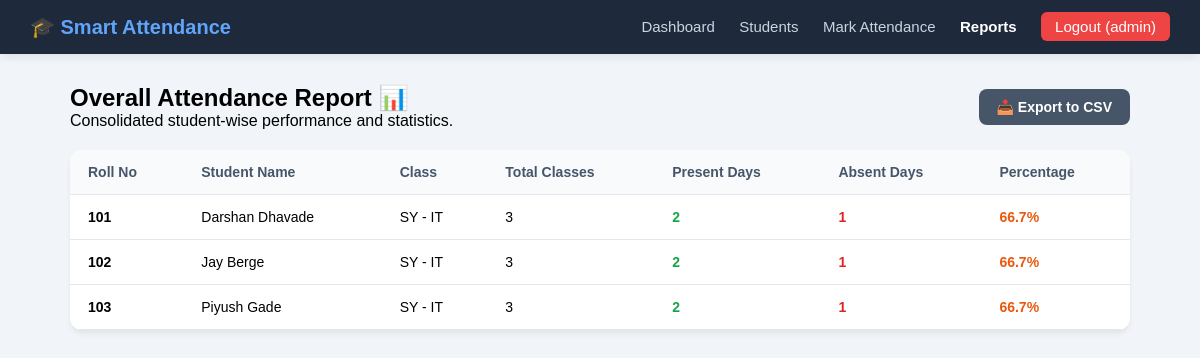
The app's page /reports (signed in) with its own data.
### tables this page shows
CREATE TABLE students (
            id INTEGER PRIMARY KEY AUTOINCREMENT,
            roll_no TEXT UNIQUE NOT NULL,
            name TEXT NOT NULL,
            class_name TEXT NOT NULL,
            email TEXT
        );

### app.py (the view)
@app.route("/reports")
def reports():
    if "user" not in session or session.get("role") != "admin":
        session.clear()
        return redirect(url_for("login"))
    conn = get_db_connection()
    students_list = conn.execute("SELECT * FROM students ORDER BY roll_no ASC").fetchall()
    reports_data = []
    for s in students_list:
        total = conn.execute("SELECT COUNT(*) FROM attendance WHERE student_id = ?", (s["id"],)).fetchone()[0]
        present = conn.execute("SELECT COUNT(*) FROM attendance WHERE student_id = ? AND status = 'Present'", (s["id"],)).fetchone()[0]
        absent = conn.execute("SELECT COUNT(*) FROM attendance WHERE student_id = ? AND status = 'Absent'", (s["id"],)).fetchone()[0]
        pct = round((present / total) * 100, 1) if total > 0 else 0.0
        reports_data.append({
            "roll_no": s["roll_no"],
            "name": s["name"],
            "class_name": s["class_name"],
            "total_classes": total,
            "present_count": present,
            "absent_count": absent,
            "percentage": pct
        })
    conn.close()
    return render_template("report.html", reports_data=reports_data)

### app.py (called while the page is built)
def get_db_connection():
    conn = sqlite3.connect(DATABASE)
    conn.row_factory = sqlite3.Row
    return conn

### templates/report.html (shortened to what this page needs)
<!DOCTYPE html>
<html lang="en">
<head>
    <link rel="stylesheet" href="{{ url_for('static', filename='style.css') }}">
</head>
<body class="dashboard-body">
    <nav class="navbar">
        <div class="nav-brand">🎓 Smart Attendance</div>
        <div class="nav-links">
            <a href="{{ url_for('dashboard') }}">Dashboard</a>
            <a href="{{ url_for('students') }}">Students</a>
            <a href="{{ url_for('mark_attendance') }}">Mark Attendance</a>
            <a href="{{ url_for('reports') }}" class="active">Reports</a>
            <a href="{{ url_for('logout') }}" class="logout-btn">Logout ({{ session['user'] }})</a>
        </div>
    </nav>
    <div class="container">
        <div class="header-action-row">
            <div>
                <h2>Overall Attendance Report 📊</h2>
                <p>Consolidated student-wise performance and statistics.</p>
            </div>
            <a href="{{ url_for('export_csv') }}" class="btn btn-secondary">📥 Export to CSV</a>
        </div>
        <div class="table-container">
            <table>
                <thead>
                    <tr>
                        <th>Roll No</th>
                        <th>Student Name</th>
                        <th>Class</th>
                        <th>Total Classes</th>
                        <th>Present Days</th>
                        <th>Absent Days</th>
                        <th>Percentage</th>
                    </tr>
                </thead>
                <tbody>
                    {% for row in reports_data %}
                    <tr>
                        <td><b>{{ row.roll_no }}</b></td>
                        <td>{{ row.name }}</td>
                        <td>{{ row.class_name }}</td>
                        <td>{{ row.total_classes }}</td>
                        <td style="color: #16a34a; font-weight: bold;">{{ row.present_count }}</td>
                        <td style="color: #dc2626; font-weight: bold;">{{ row.absent_count }}</td>
                        <td>
                            <span style="font-weight: bold; color: {% if row.percentage >= 75 %}#16a34a{% else %}#ea580c{% endif %};">
                                {{ row.percentage }}%
                            </span>
                        </td>
                    </tr>
                    {% else %}
                    <tr>
                        <td colspan="7" style="text-align: center; color: #64748b; padding: 25px;">
                            No attendance records available yet!
                        </td>
                    </tr>
                    {% endfor %}
                </tbody>
            </table>
        </div>
    </div>
</body>
</html>

### static/style.css (style rules this page uses)
* { margin: 0; padding: 0; box-sizing: border-box; font-family: Arial, sans-serif; }
body { min-height: 100vh; background: linear-gradient(135deg, #172554, #2563eb); display: flex; justify-content: center; align-items: center; }
body.dashboard-body { display: block; min-height: 100vh; background: #f1f5f9; }
.navbar { background: #1e293b; color: white; padding: 15px 30px; display: flex; justify-content: space-between; align-items: center; box-shadow: 0 2px 10px rgba(0,0,0,0.1); }
.nav-brand { font-size: 20px; font-weight: bold; color: #60a5fa; }
.nav-links a { color: #cbd5e1; text-decoration: none; margin-left: 20px; font-size: 15px; transition: 0.2s; }
.nav-links a:hover, .nav-links a.active { color: #ffffff; font-weight: bold; }
.nav-links .logout-btn { background: #ef4444; padding: 6px 14px; border-radius: 6px; color: white !important; }
.container { max-width: 1100px; margin: 30px auto; padding: 0 20px; }
.btn { padding: 10px 18px; border-radius: 8px; text-decoration: none; font-weight: bold; font-size: 14px; color: white; transition: 0.2s; }
.btn-secondary { background: #475569; }
.header-action-row { display: flex; justify-content: space-between; align-items: center; margin-bottom: 20px; }
.table-container { background: white; border-radius: 12px; box-shadow: 0 4px 6px -1px rgba(0,0,0,0.08); overflow-x: auto; }
table { width: 100%; border-collapse: collapse; text-align: left; }
table th, table td { padding: 14px 18px; border-bottom: 1px solid #e2e8f0; font-size: 14px; }
table th { background: #f8fafc; color: #475569; font-weight: 600; }

### records on screen
students: roll_no "101", name "Darshan Dhavade", class_name "SY - IT", total_classes "3", present_count "2", absent_count "1", percentage "66.7"
students: roll_no "102", name "Jay Berge", class_name "SY - IT", total_classes "3", present_count "2", absent_count "1", percentage "66.7"
students: roll_no "103", name "Piyush Gade", class_name "SY - IT", total_classes "3", present_count "2", absent_count "1", percentage "66.7"

### other values on screen
{{ session['user'] }} "admin"
